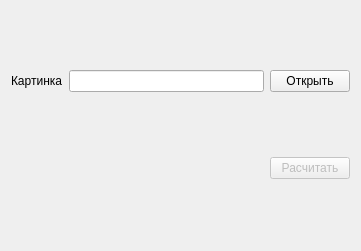
<?xml version="1.0" encoding="UTF-8"?>
<ui version="4.0">
 <class>DescriptorWidget</class>
 <widget class="QWidget" name="DescriptorWidget">
  <property name="geometry">
   <rect>
    <x>0</x>
    <y>0</y>
    <width>361</width>
    <height>251</height>
   </rect>
  </property>
  <property name="sizePolicy">
   <sizepolicy hsizetype="Preferred" vsizetype="Fixed">
    <horstretch>0</horstretch>
    <verstretch>0</verstretch>
   </sizepolicy>
  </property>
  <property name="windowTitle">
   <string>Form</string>
  </property>
  <layout class="QVBoxLayout" name="verticalLayout">
   <item>
    <layout class="QHBoxLayout" name="horizontalLayout">
     <item>
      <widget class="QLabel" name="label">
       <property name="text">
        <string>Картинка</string>
       </property>
      </widget>
     </item>
     <item>
      <widget class="QLineEdit" name="lineEdit">
       <property name="readOnly">
        <bool>true</bool>
       </property>
      </widget>
     </item>
     <item>
      <widget class="QPushButton" name="buttonOpen">
       <property name="text">
        <string>Открыть</string>
       </property>
      </widget>
     </item>
    </layout>
   </item>
   <item>
    <layout class="QHBoxLayout" name="horizontalLayout_2">
     <item>
      <spacer name="horizontalSpacer">
       <property name="orientation">
        <enum>Qt::Horizontal</enum>
       </property>
       <property name="sizeHint" stdset="0">
        <size>
         <width>40</width>
         <height>20</height>
        </size>
       </property>
      </spacer>
     </item>
     <item>
      <widget class="QPushButton" name="buttonCompute">
       <property name="enabled">
        <bool>false</bool>
       </property>
       <property name="text">
        <string>Расчитать</string>
       </property>
      </widget>
     </item>
    </layout>
   </item>
  </layout>
 </widget>
 <resources/>
 <connections/>
</ui>
